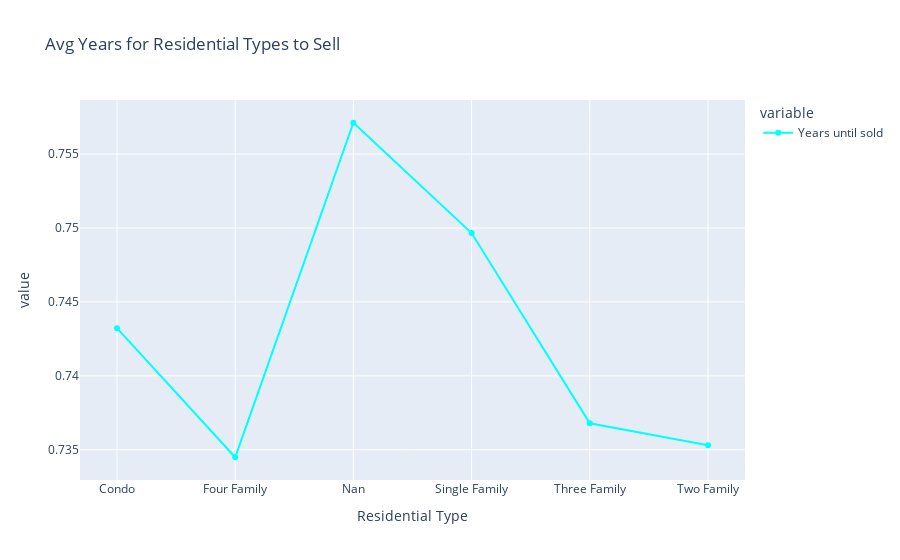

The notebook cell saved with this chart:
### Code cell
fig = px.line(avg_time_residential_type_sold_by_residential,
              markers=True,
              color_discrete_sequence=["cyan"], 
              title="Avg Years for Residential Types to Sell")
fig.show()

### Figure 1 — Plotly figure (JSON) as saved in the notebook; plotly's stock layout.template omitted (floating-point values rounded to 4 significant figures)
{"data": [{"hovertemplate": "variable=Years until sold<br>Residential Type=%{x}<br>value=%{y}<extra></extra>", "legendgroup": "Years until sold", "line": {"color": "cyan", "dash": "solid"}, "marker": {"symbol": "circle"}, "mode": "markers+lines", "name": "Years until sold", "orientation": "v", "showlegend": true, "type": "scatter", "x": ["Condo", "Four Family", "Nan", "Single Family", "Three Family", "Two Family"], "xaxis": "x", "y": [0.7432, 0.7345, 0.7571, 0.7497, 0.7368, 0.7353], "yaxis": "y"}], "layout": {"legend": {"title": {"text": "variable"}, "tracegroupgap": 0}, "title": {"text": "Avg Years for Residential Types to Sell"}, "xaxis": {"anchor": "y", "domain": [0, 1], "title": {"text": "Residential Type"}}, "yaxis": {"anchor": "x", "domain": [0, 1], "title": {"text": "value"}}}}
